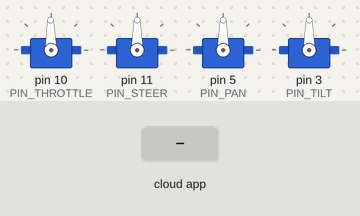
The sketch below on a simulated Arduino Uno, built with avr-gcc and run on an emulated ATmega328P. Shown: 4 × servo. The inputs (shaded band) are chosen by the test bench. The ROS host is connected and sends only what is stated.

Above: at 4.2 s.
4.3 s: the phone or cloud app sets Throttle_Calibration to 0
At 4.6 s:
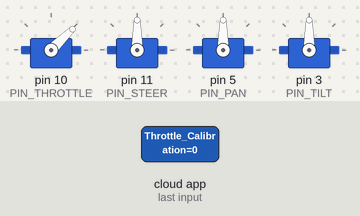
At 8.9 s:
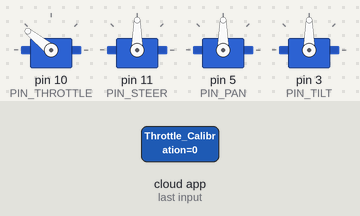
Timing chart, 0 to 10.4 s (numbered marks = the images above; inputs shaded):
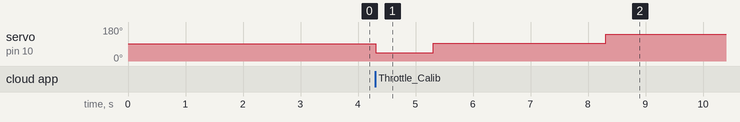

The sketch:

Deployment_Code.ino
```cpp
// (licence header left out)
#include "Arduino.h"
#include <ros.h>

#include <std_msgs/UInt16.h>
#include <std_msgs/Empty.h>
#include <Servo.h>
#define BAUDRATE 115200

#define MOTOR_MAX_PWM 1000 //1792
#define MOTOR_MIN_PWM 2000 //959
#define MOTOR_NO_SIGNAL_PWM 1500 //1371
#define PIN_STEER 11
#define PIN_THROTTLE 10
#define PIN_BRAKE 9
#define PIN_TILT 3
#define PIN_PAN 5

Servo servo;
Servo pan;
Servo tilt;
Servo motor;
Servo reversemotor;
Servo brake;

int reverse = 0;

///////////////
///// ROS /////
///////////////

// Instantiate the node handle
ros::NodeHandle nh ;

///////////////////
// Send throttle //
///////////////////
std_msgs::UInt16 throttle;
ros::Publisher Get_ESP_Throttle_publisher("Throttle", &throttle);

///////////////////
//Calibrate Servo//
///////////////////

void steering(const std_msgs::UInt16 &smd_msgone) {
  servo.write(smd_msgone.data); //set servo angle
}
ros::Subscriber<std_msgs::UInt16> subone("Steering", steering);

void headtracking_pan(const std_msgs::UInt16 &smd_msgtwo) {
  pan.write(smd_msgtwo.data); //set servo angle
}
ros::Subscriber<std_msgs::UInt16> subtwo("Set_Pan", headtracking_pan);

void headtracking_tilt(const std_msgs::UInt16 &smd_msgthree) {
  tilt.write(smd_msgthree.data); //set servo angle
}
ros::Subscriber<std_msgs::UInt16> subthree("Set_Tilt", headtracking_tilt);

///////////////////
// Calibrate ESC //
///////////////////
void ESC_calibration(const std_msgs::Empty &toggle_msg) {
  // Send max output
  motor.write(MOTOR_MAX_PWM);
  delay(1000);
  // Send min output
  motor.write(MOTOR_NO_SIGNAL_PWM);
  delay(3000);
  // Send min range value
  motor.write(MOTOR_MIN_PWM);
  delay(5000);
}
ros::Subscriber<std_msgs::Empty> Calibrate_ESP_subscriber("Throttle_Calibration", ESC_calibration);


//////////////////
// Set throttle //
//////////////////
void ESC_control( const std_msgs::UInt16 &cmd_msg_one) {
  motor.write(cmd_msg_one.data);
}
ros::Subscriber<std_msgs::UInt16> Set_ESP_Throttle_subscriber("Throttle", ESC_control);

void ESC_reverse_control( const std_msgs::UInt16 &cmd_msg_two) {
  reversemotor.write(cmd_msg_two.data);
}
ros::Subscriber<std_msgs::UInt16> Set_ESP_Brake_subscriber("Braking", ESC_reverse_control);


void setup() {
  //TIMSK0=0;
  Serial.begin(BAUDRATE);

  ///////////////
  ///// ROS /////
  ///////////////
  nh.getHardware()->setBaud(BAUDRATE);
  nh.initNode() ;  // Initialisation of the node
  nh.subscribe(Calibrate_ESP_subscriber);
  nh.subscribe(Set_ESP_Throttle_subscriber);
  nh.advertise(Get_ESP_Throttle_publisher);

  ///////////////
  //ESC Arming///
  ///////////////
  motor.attach(PIN_THROTTLE);
  motor.write(MOTOR_MIN_PWM);
  motor.write(1480);
  delay(500);
  motor.write(1481);
  delay(500);
  motor.write(1482);
  delay(500);
  motor.write(1483);
  delay(500);
  motor.write(1484);
  delay(500);
  motor.write(1485);
  delay(500);

}

void loop() {
  while (true) {
    nh.spinOnce();
    reverse = reversemotor.read();
    if (reverse > 1490)
    {
      throttle.data = motor.read();
    }
    else
    {
      throttle.data = reversemotor.read();
    }
    nh.subscribe(subone);

    nh.subscribe(subtwo);

    nh.subscribe(subthree);

    servo.attach(PIN_STEER);

    pan.attach(PIN_PAN);
    servo.attach(PIN_STEER);
    tilt.attach(PIN_TILT);
    servo.attach(PIN_STEER);
  }
}
```

Measured:
- after the input at 4.3 s, servo on pin 10 (PIN_THROTTLE): 91° → 44° at once, → 93° 1.0 s later, → 141° 3.0 s later
